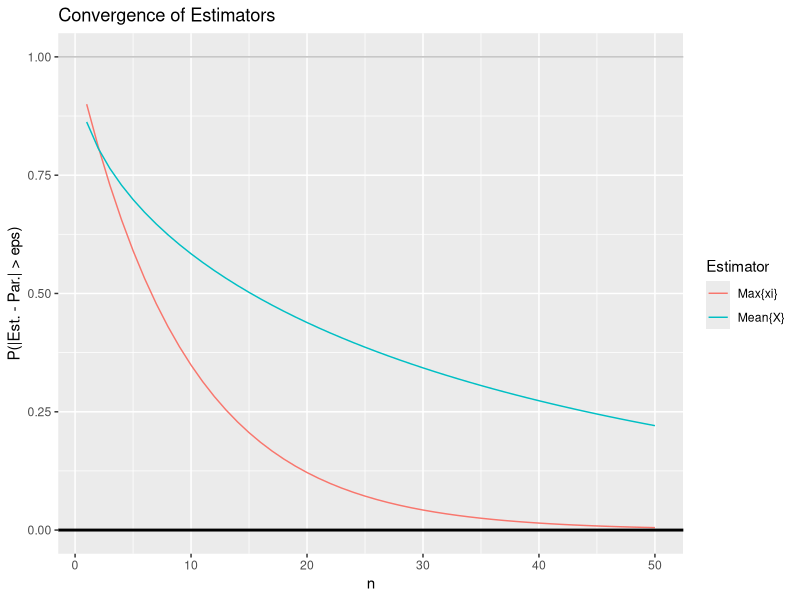
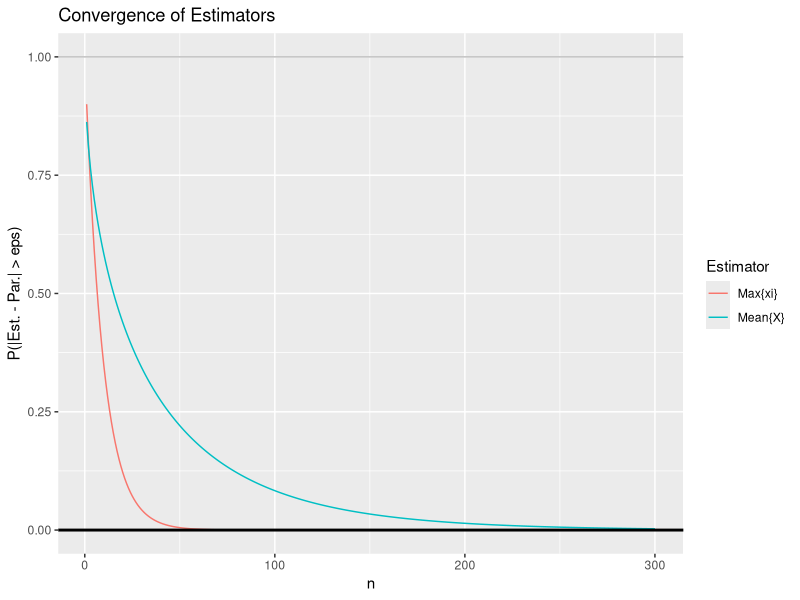

Generate these figures, in order, with R:
library(ggplot2)
library(tidyr)
library(dplyr)

f1 <- function(n, theta, epsilon) (1 - epsilon/theta)^n
f2 <- function(n, theta, epsilon) 2*pnorm((-1)*(epsilon * sqrt(3*n))/theta)

f1(4, 1, 0.5)
f2(4, 1, 0.5)

create_lines <- function(N, theta, epsilon){
  n <- length(N)
  pelet <- matrix(nrow = n, ncol = 3)
  colnames(pelet) <- c("n", "f1", "f2")
  
  pelet[,1] <- N
  pelet[,2] <- f1(n = N, theta = theta, epsilon = epsilon)
  pelet[,3] <- f2(n = N, theta = theta, epsilon = epsilon)
  
  return(pelet)
}

draw_lines <- function(MATR){
  MATR2 <- as.data.frame(MATR)
  colnames(MATR2) <- c("n", "Max{xi}", "Mean{X}")
  gather(MATR2, key = "Estimator", value = "Prob", -n) %>%
    ggplot(aes(x = n, y = Prob, color = Estimator)) + geom_line() + 
    geom_hline(yintercept = 0, size = 1) + geom_hline(yintercept = 1, color = "grey") + 
    labs(title = "Convergence of Estimators", y = "P(|Est. - Par.| > eps)")
}

seq(1, 50, by = 1) %>% create_lines(theta = 1, epsilon = 0.1) %>% draw_lines

seq(1, 300, by = 1) %>% create_lines(theta = 1, epsilon = 0.1) %>% draw_lines
